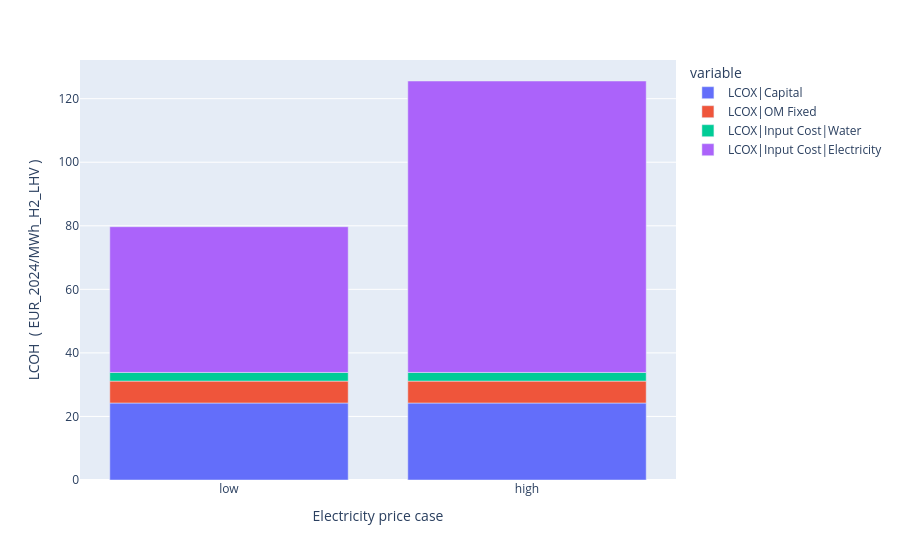

Notebook code for this chart:
### Markdown cell above
## Calculate LCOH for different electricity prices

### Code cell
df = (
    tech_ely
    .team.perform(calc_LCOX, reference="Output|Hydrogen", using=assumptions, interest_rate=0.08, book_lifetime="20 years", only_new=True)
    .team.unit_to("EUR_2024/MWh_H2_LHV")
    .sort_values(by="price_case", key=lambda col: col.apply(["low", "high"].index))
)
display(df)

display(
    df
    .plot.bar(
        x="price_case",
        y="value",
        color="variable",
    )
    .update_layout(
        xaxis_title="Electricity price case",
        yaxis_title=f"LCOH  ( {df.unit.iloc[0]} )",
    )
)

### Figure 1 — Plotly figure (JSON) as saved in the notebook; plotly's stock layout.template omitted (floating-point values rounded to 4 significant figures)
{"data": [{"hovertemplate": "variable=LCOX|Capital<br>price_case=%{x}<br>value=%{y}<extra></extra>", "legendgroup": "LCOX|Capital", "marker": {"color": "#636efa", "pattern": {"shape": ""}}, "name": "LCOX|Capital", "orientation": "v", "showlegend": true, "textposition": "auto", "type": "bar", "x": ["low", "high"], "xaxis": "x", "y": [24.23, 24.23], "yaxis": "y"}, {"hovertemplate": "variable=LCOX|OM Fixed<br>price_case=%{x}<br>value=%{y}<extra></extra>", "legendgroup": "LCOX|OM Fixed", "marker": {"color": "#EF553B", "pattern": {"shape": ""}}, "name": "LCOX|OM Fixed", "orientation": "v", "showlegend": true, "textposition": "auto", "type": "bar", "x": ["low", "high"], "xaxis": "x", "y": [6.887, 6.887], "yaxis": "y"}, {"hovertemplate": "variable=LCOX|Input Cost|Water<br>price_case=%{x}<br>value=%{y}<extra></extra>", "legendgroup": "LCOX|Input Cost|Water", "marker": {"color": "#00cc96", "pattern": {"shape": ""}}, "name": "LCOX|Input Cost|Water", "orientation": "v", "showlegend": true, "textposition": "auto", "type": "bar", "x": ["low", "high"], "xaxis": "x", "y": [2.734, 2.734], "yaxis": "y"}, {"hovertemplate": "variable=LCOX|Input Cost|Electricity<br>price_case=%{x}<br>value=%{y}<extra></extra>", "legendgroup": "LCOX|Input Cost|Electricity", "marker": {"color": "#ab63fa", "pattern": {"shape": ""}}, "name": "LCOX|Input Cost|Electricity", "orientation": "v", "showlegend": true, "textposition": "auto", "type": "bar", "x": ["low", "high"], "xaxis": "x", "y": [45.86, 91.71], "yaxis": "y"}], "layout": {"barmode": "relative", "legend": {"title": {"text": "variable"}, "tracegroupgap": 0}, "margin": {"t": 60}, "xaxis": {"anchor": "y", "domain": [0.0, 1.0], "title": {"text": "Electricity price case"}}, "yaxis": {"anchor": "x", "domain": [0.0, 1.0], "title": {"text": "LCOH  ( EUR_2024/MWh_H2_LHV )"}}}}
